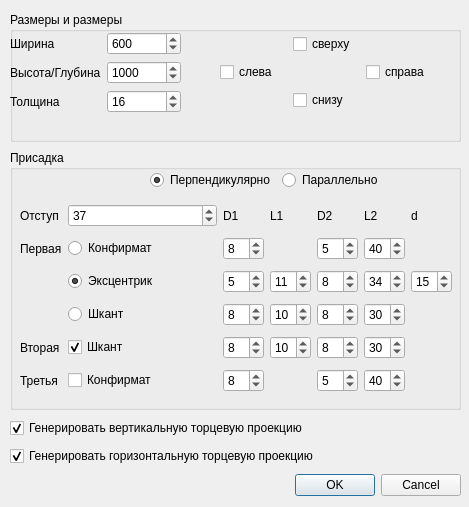
<?xml version="1.0" encoding="UTF-8"?>
<ui version="4.0">
 <class>MyFurnitureCutCreator</class>
 <widget class="QDialog" name="MyFurnitureCutCreator">
  <property name="windowModality">
   <enum>Qt::ApplicationModal</enum>
  </property>
  <property name="geometry">
   <rect>
    <x>0</x>
    <y>0</y>
    <width>469</width>
    <height>507</height>
   </rect>
  </property>
  <property name="minimumSize">
   <size>
    <width>469</width>
    <height>447</height>
   </size>
  </property>
  <property name="windowTitle">
   <string>Enter cut details</string>
  </property>
  <widget class="QWidget" name="verticalLayoutWidget">
   <property name="geometry">
    <rect>
     <x>10</x>
     <y>10</y>
     <width>451</width>
     <height>491</height>
    </rect>
   </property>
   <layout class="QVBoxLayout" name="verticalLayout" stretch="0,0,0,0,0">
    <property name="sizeConstraint">
     <enum>QLayout::SetDefaultConstraint</enum>
    </property>
    <item>
     <widget class="QGroupBox" name="groupBoxSizes">
      <property name="sizePolicy">
       <sizepolicy hsizetype="Preferred" vsizetype="Fixed">
        <horstretch>0</horstretch>
        <verstretch>0</verstretch>
       </sizepolicy>
      </property>
      <property name="minimumSize">
       <size>
        <width>0</width>
        <height>130</height>
       </size>
      </property>
      <property name="title">
       <string>Размеры и размеры</string>
      </property>
      <widget class="QWidget" name="formLayoutWidget">
       <property name="geometry">
        <rect>
         <x>0</x>
         <y>20</y>
         <width>171</width>
         <height>98</height>
        </rect>
       </property>
       <layout class="QFormLayout" name="formLayout">
        <item row="0" column="0">
         <widget class="QLabel" name="label">
          <property name="text">
           <string>Ширина</string>
          </property>
         </widget>
        </item>
        <item row="1" column="0">
         <widget class="QLabel" name="label_2">
          <property name="text">
           <string>Высота/Глубина</string>
          </property>
         </widget>
        </item>
        <item row="2" column="0">
         <widget class="QLabel" name="label_3">
          <property name="text">
           <string>Толщина</string>
          </property>
         </widget>
        </item>
        <item row="0" column="1">
         <widget class="QSpinBox" name="sbWidth">
          <property name="maximum">
           <number>3000</number>
          </property>
          <property name="value">
           <number>600</number>
          </property>
         </widget>
        </item>
        <item row="1" column="1">
         <widget class="QSpinBox" name="sbHeight">
          <property name="maximum">
           <number>3000</number>
          </property>
          <property name="value">
           <number>1000</number>
          </property>
         </widget>
        </item>
        <item row="2" column="1">
         <widget class="QSpinBox" name="sbThickness">
          <property name="maximum">
           <number>99</number>
          </property>
          <property name="value">
           <number>16</number>
          </property>
         </widget>
        </item>
       </layout>
      </widget>
      <widget class="QWidget" name="gridLayoutWidget">
       <property name="geometry">
        <rect>
         <x>210</x>
         <y>20</y>
         <width>213</width>
         <height>80</height>
        </rect>
       </property>
       <layout class="QGridLayout" name="gridLayout">
        <property name="sizeConstraint">
         <enum>QLayout::SetDefaultConstraint</enum>
        </property>
        <item row="2" column="1">
         <widget class="QCheckBox" name="cbEdgingBottom">
          <property name="text">
           <string>снизу</string>
          </property>
         </widget>
        </item>
        <item row="1" column="0">
         <widget class="QCheckBox" name="cbEdgingLeft">
          <property name="text">
           <string>слева</string>
          </property>
         </widget>
        </item>
        <item row="1" column="2">
         <widget class="QCheckBox" name="cbEdgingRight">
          <property name="text">
           <string>справа</string>
          </property>
         </widget>
        </item>
        <item row="0" column="1">
         <widget class="QCheckBox" name="cbEdgingTop">
          <property name="text">
           <string>сверху</string>
          </property>
         </widget>
        </item>
       </layout>
      </widget>
     </widget>
    </item>
    <item>
     <widget class="QGroupBox" name="groupBoxHoles">
      <property name="sizePolicy">
       <sizepolicy hsizetype="Preferred" vsizetype="Fixed">
        <horstretch>0</horstretch>
        <verstretch>0</verstretch>
       </sizepolicy>
      </property>
      <property name="minimumSize">
       <size>
        <width>0</width>
        <height>260</height>
       </size>
      </property>
      <property name="title">
       <string>Присадка</string>
      </property>
      <widget class="QWidget" name="gridLayoutWidget_2">
       <property name="geometry">
        <rect>
         <x>10</x>
         <y>50</y>
         <width>432</width>
         <height>200</height>
        </rect>
       </property>
       <layout class="QGridLayout" name="gridLayout_2" columnstretch="0,1,0,0,0,0,0">
        <item row="0" column="2">
         <widget class="QLabel" name="label_8">
          <property name="text">
           <string>D1</string>
          </property>
         </widget>
        </item>
        <item row="4" column="5">
         <widget class="QSpinBox" name="spHole2Sl2">
          <property name="value">
           <number>30</number>
          </property>
         </widget>
        </item>
        <item row="5" column="1">
         <widget class="QCheckBox" name="cbHole3K">
          <property name="text">
           <string>Конфирмат</string>
          </property>
         </widget>
        </item>
        <item row="0" column="0">
         <widget class="QLabel" name="label_4">
          <property name="text">
           <string>Отступ</string>
          </property>
         </widget>
        </item>
        <item row="2" column="5">
         <widget class="QSpinBox" name="spHole1El2">
          <property name="value">
           <number>34</number>
          </property>
         </widget>
        </item>
        <item row="4" column="1">
         <widget class="QCheckBox" name="cbHole2S">
          <property name="enabled">
           <bool>true</bool>
          </property>
          <property name="text">
           <string>Шкант</string>
          </property>
          <property name="checked">
           <bool>true</bool>
          </property>
          <property name="tristate">
           <bool>false</bool>
          </property>
         </widget>
        </item>
        <item row="1" column="1">
         <widget class="QRadioButton" name="rbHole1K">
          <property name="text">
           <string>Конфирмат</string>
          </property>
         </widget>
        </item>
        <item row="2" column="1">
         <widget class="QRadioButton" name="rbHole1E">
          <property name="text">
           <string>Эксцентрик</string>
          </property>
          <property name="checked">
           <bool>true</bool>
          </property>
         </widget>
        </item>
        <item row="1" column="2">
         <widget class="QSpinBox" name="spHole1Kd1">
          <property name="value">
           <number>8</number>
          </property>
         </widget>
        </item>
        <item row="4" column="2">
         <widget class="QSpinBox" name="spHole2Sd1">
          <property name="value">
           <number>8</number>
          </property>
         </widget>
        </item>
        <item row="5" column="2">
         <widget class="QSpinBox" name="spHole3Kd1">
          <property name="value">
           <number>8</number>
          </property>
         </widget>
        </item>
        <item row="1" column="0">
         <widget class="QLabel" name="label_5">
          <property name="text">
           <string>Первая</string>
          </property>
         </widget>
        </item>
        <item row="3" column="4">
         <widget class="QSpinBox" name="spHole1Sd2">
          <property name="value">
           <number>8</number>
          </property>
         </widget>
        </item>
        <item row="4" column="3">
         <widget class="QSpinBox" name="spHole2Sl1">
          <property name="value">
           <number>10</number>
          </property>
         </widget>
        </item>
        <item row="0" column="3">
         <widget class="QLabel" name="label_9">
          <property name="text">
           <string>L1</string>
          </property>
         </widget>
        </item>
        <item row="4" column="0">
         <widget class="QLabel" name="label_6">
          <property name="text">
           <string>Вторая</string>
          </property>
         </widget>
        </item>
        <item row="0" column="5">
         <widget class="QLabel" name="label_11">
          <property name="text">
           <string>L2</string>
          </property>
         </widget>
        </item>
        <item row="5" column="4">
         <widget class="QSpinBox" name="spHole3Kd2">
          <property name="value">
           <number>5</number>
          </property>
         </widget>
        </item>
        <item row="2" column="4">
         <widget class="QSpinBox" name="spHole1Ed2">
          <property name="value">
           <number>8</number>
          </property>
         </widget>
        </item>
        <item row="2" column="3">
         <widget class="QSpinBox" name="spHole1El1">
          <property name="value">
           <number>11</number>
          </property>
         </widget>
        </item>
        <item row="3" column="1">
         <widget class="QRadioButton" name="rbHole1S">
          <property name="text">
           <string>Шкант</string>
          </property>
         </widget>
        </item>
        <item row="3" column="5">
         <widget class="QSpinBox" name="spHole1Sl2">
          <property name="value">
           <number>30</number>
          </property>
         </widget>
        </item>
        <item row="1" column="5">
         <widget class="QSpinBox" name="spHole1Kl2">
          <property name="value">
           <number>40</number>
          </property>
         </widget>
        </item>
        <item row="5" column="5">
         <widget class="QSpinBox" name="spHole3Kl2">
          <property name="value">
           <number>40</number>
          </property>
         </widget>
        </item>
        <item row="3" column="2">
         <widget class="QSpinBox" name="spHole1Sd1">
          <property name="value">
           <number>8</number>
          </property>
         </widget>
        </item>
        <item row="3" column="3">
         <widget class="QSpinBox" name="spHole1Sl1">
          <property name="value">
           <number>10</number>
          </property>
         </widget>
        </item>
        <item row="5" column="0">
         <widget class="QLabel" name="label_7">
          <property name="text">
           <string>Третья</string>
          </property>
         </widget>
        </item>
        <item row="4" column="4">
         <widget class="QSpinBox" name="spHole2Sd2">
          <property name="value">
           <number>8</number>
          </property>
         </widget>
        </item>
        <item row="2" column="2">
         <widget class="QSpinBox" name="spHole1Ed1">
          <property name="value">
           <number>5</number>
          </property>
         </widget>
        </item>
        <item row="0" column="1">
         <widget class="QSpinBox" name="sbOffset">
          <property name="value">
           <number>37</number>
          </property>
         </widget>
        </item>
        <item row="1" column="4">
         <widget class="QSpinBox" name="spHole1Kd2">
          <property name="value">
           <number>5</number>
          </property>
         </widget>
        </item>
        <item row="0" column="4">
         <widget class="QLabel" name="label_10">
          <property name="text">
           <string>D2</string>
          </property>
         </widget>
        </item>
        <item row="2" column="6">
         <widget class="QSpinBox" name="spHole1Ed">
          <property name="value">
           <number>15</number>
          </property>
         </widget>
        </item>
        <item row="0" column="6">
         <widget class="QLabel" name="label_12">
          <property name="text">
           <string>d</string>
          </property>
         </widget>
        </item>
       </layout>
      </widget>
      <widget class="QWidget" name="horizontalLayoutWidget">
       <property name="geometry">
        <rect>
         <x>140</x>
         <y>19</y>
         <width>247</width>
         <height>22</height>
        </rect>
       </property>
       <layout class="QHBoxLayout" name="horizontalLayout">
        <item>
         <widget class="QRadioButton" name="rbHolePerpendicular">
          <property name="text">
           <string>Перпендикулярно</string>
          </property>
          <property name="checked">
           <bool>true</bool>
          </property>
          <property name="autoExclusive">
           <bool>true</bool>
          </property>
         </widget>
        </item>
        <item>
         <widget class="QRadioButton" name="rbHoleParallel">
          <property name="text">
           <string>Параллельно</string>
          </property>
         </widget>
        </item>
       </layout>
      </widget>
     </widget>
    </item>
    <item>
     <widget class="QCheckBox" name="cbGenerateProjectionVer">
      <property name="text">
       <string>Генерировать вертикальную торцевую проекцию</string>
      </property>
      <property name="checked">
       <bool>true</bool>
      </property>
     </widget>
    </item>
    <item>
     <widget class="QCheckBox" name="cbGenerateProjectionHor">
      <property name="text">
       <string>Генерировать горизонтальную торцевую проекцию</string>
      </property>
      <property name="checked">
       <bool>true</bool>
      </property>
     </widget>
    </item>
    <item>
     <widget class="QDialogButtonBox" name="btnCreate">
      <property name="orientation">
       <enum>Qt::Horizontal</enum>
      </property>
      <property name="standardButtons">
       <set>QDialogButtonBox::Cancel|QDialogButtonBox::Ok</set>
      </property>
     </widget>
    </item>
   </layout>
  </widget>
 </widget>
 <resources/>
 <connections>
  <connection>
   <sender>btnCreate</sender>
   <signal>accepted()</signal>
   <receiver>MyFurnitureCutCreator</receiver>
   <slot>accept()</slot>
   <hints>
    <hint type="sourcelabel">
     <x>20</x>
     <y>20</y>
    </hint>
    <hint type="destinationlabel">
     <x>20</x>
     <y>20</y>
    </hint>
   </hints>
  </connection>
  <connection>
   <sender>btnCreate</sender>
   <signal>rejected()</signal>
   <receiver>MyFurnitureCutCreator</receiver>
   <slot>reject()</slot>
   <hints>
    <hint type="sourcelabel">
     <x>20</x>
     <y>20</y>
    </hint>
    <hint type="destinationlabel">
     <x>20</x>
     <y>20</y>
    </hint>
   </hints>
  </connection>
 </connections>
</ui>
